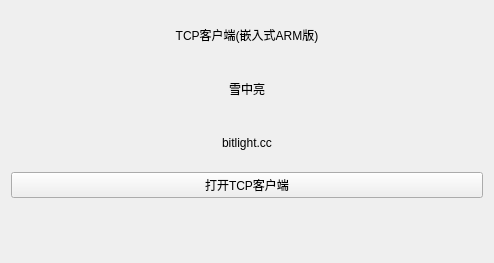
<?xml version="1.0" encoding="UTF-8"?>
<ui version="4.0">
 <class>splash</class>
 <widget class="QWidget" name="splash">
  <property name="geometry">
   <rect>
    <x>0</x>
    <y>0</y>
    <width>494</width>
    <height>263</height>
   </rect>
  </property>
  <property name="windowTitle">
   <string>Form</string>
  </property>
  <layout class="QVBoxLayout" name="verticalLayout" stretch="1,1,1,2,1">
   <item>
    <widget class="QLabel" name="label">
     <property name="layoutDirection">
      <enum>Qt::LeftToRight</enum>
     </property>
     <property name="text">
      <string>TCP客户端(嵌入式ARM版)</string>
     </property>
     <property name="alignment">
      <set>Qt::AlignCenter</set>
     </property>
    </widget>
   </item>
   <item>
    <widget class="QLabel" name="label_2">
     <property name="text">
      <string>雪中亮</string>
     </property>
     <property name="alignment">
      <set>Qt::AlignCenter</set>
     </property>
    </widget>
   </item>
   <item>
    <widget class="QLabel" name="label_3">
     <property name="text">
      <string>bitlight.cc</string>
     </property>
     <property name="alignment">
      <set>Qt::AlignCenter</set>
     </property>
    </widget>
   </item>
   <item>
    <layout class="QHBoxLayout" name="horizontalLayout">
     <item>
      <widget class="QPushButton" name="btnTCPClient">
       <property name="text">
        <string>打开TCP客户端</string>
       </property>
      </widget>
     </item>
    </layout>
   </item>
   <item>
    <widget class="QLabel" name="label_4">
     <property name="text">
      <string/>
     </property>
    </widget>
   </item>
  </layout>
 </widget>
 <resources/>
 <connections/>
</ui>
